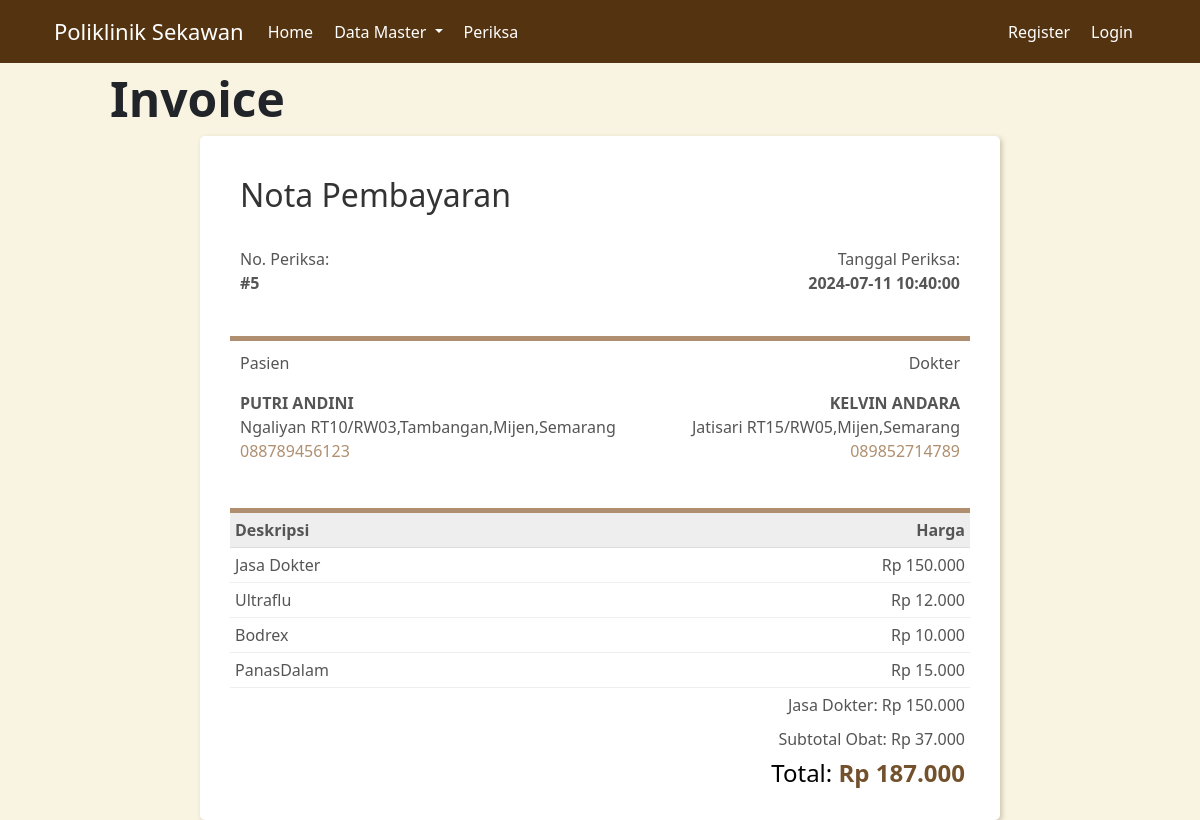
The page /index.php?page=invoice&id=5 on the database its author committed.
### tables this page shows
CREATE TABLE `periksa` (
  `id` int(11) NOT NULL,
  `id_pasien` int(11) UNSIGNED NOT NULL,
  `id_dokter` int(11) UNSIGNED NOT NULL,
  `tgl_periksa` datetime NOT NULL,
  `catatan` text NOT NULL
);

CREATE TABLE `pasien` (
  `id` int(11) UNSIGNED NOT NULL,
  `nama` varchar(255) NOT NULL,
  `alamat` varchar(255) NOT NULL,
  `no_hp` varchar(50) NOT NULL
);

CREATE TABLE `dokter` (
  `id` int(11) UNSIGNED NOT NULL,
  `nama` varchar(255) NOT NULL,
  `alamat` varchar(255) NOT NULL,
  `no_hp` varchar(50) NOT NULL
);

CREATE TABLE `obat` (
  `id` int(11) NOT NULL,
  `nama_obat` varbinary(50) NOT NULL,
  `kemasan` varchar(35) NOT NULL,
  `harga` int(11) NOT NULL
);

### invoice.php (the view, shortened to what this page needs)
<?php
include_once("koneksi.php");
$id_periksa = $_GET['id'];
$query_periksa = "
  SELECT pr.*, p.nama as nama_pasien, p.alamat as alamat_pasien, p.no_hp as hp_pasien,
         d.nama as nama_dokter, d.alamat as alamat_dokter, d.no_hp as hp_dokter
  FROM periksa pr
  LEFT JOIN pasien p ON pr.id_pasien = p.id
  LEFT JOIN dokter d ON pr.id_dokter = d.id
  WHERE pr.id = '$id_periksa'";
$result_periksa = mysqli_query($mysqli, $query_periksa);
$data_periksa = mysqli_fetch_array($result_periksa);
$query_obat = "
  SELECT o.nama_obat, o.harga
  FROM detail_periksa dp
  JOIN obat o ON dp.id_obat = o.id
  WHERE dp.id_periksa = '$id_periksa'";
$result_obat = mysqli_query($mysqli, $query_obat);
$obat_list = [];
$total_obat = 0;
while ($data_obat = mysqli_fetch_array($result_obat)) {
  $obat_list[] = $data_obat;
  $total_obat += $data_obat['harga'];
}
$jasa_dokter = 150000;
$total = $jasa_dokter + $total_obat;
?>
<!DOCTYPE html>
<html lang="en">
<head>
    <link rel="stylesheet" href="assets/css/bootstrap.css">
    <link href="https://cdn.jsdelivr.net/npm/bootstrap@5.0.2/dist/css/bootstrap.min.css"
    rel="stylesheet"
>
</head>
<body>
  <div class="invoice-box">
    <table cellpadding="0" cellspacing="0">
      <tr class="top">
        <td colspan="2">
          <table>
            <tr>
              <td class="title">
                <h2>Nota Pembayaran</h2>
              </td>
            </tr>
            <tr>
              <td>
                <p>
                  No. Periksa: <br>
                  <span>
                    #<?php echo $data_periksa['id']; ?>
                  </span>
                </p>
              </td>
              <td>
                <p>
                  Tanggal Periksa: <br>
                  <span>
                    <?php echo $data_periksa['tgl_periksa']; ?>
                  </span>
                </p>
              </td>
            </tr>
          </table>
        </td>
      </tr>
      <tr class="information">
        <td colspan="2">
          <table>
            <tr>
              <td>
                <p>Pasien</p>
                <span><?php echo $data_periksa['nama_pasien']; ?></span><br>
                <span><?php echo $data_periksa['alamat_pasien']; ?></span><br>
                <span><?php echo $data_periksa['hp_pasien']; ?></span>
              </td>
              <td>
                <p>Dokter</p>
                <span><?php echo $data_periksa['nama_dokter']; ?></span><br>
                <span><?php echo $data_periksa['alamat_dokter']; ?></span><br>
                <span><?php echo $data_periksa['hp_dokter']; ?></span>
              </td>
            </tr>
          </table>
        </td>
      </tr>
      <tr class="heading">
        <td>Deskripsi</td>
        <td>Harga</td>
      </tr>
      <tr class="item">
        <td>Jasa Dokter</td>
        <td>Rp <?php echo number_format($jasa_dokter, 0, ',', '.'); ?></td>
      </tr>
      <?php foreach ($obat_list as $obat) { ?>
      <tr class="item">
        <td><?php echo $obat['nama_obat']; ?></td>
        <td>Rp <?php echo number_format($obat['harga'], 0, ',', '.'); ?></td>
      </tr>
      <?php } ?>
      <tr class="total">
        <td></td>
        <td><span>Jasa Dokter:</span> Rp <?php echo number_format($jasa_dokter, 0, ',', '.'); ?></td>
      </tr>
      <tr class="total">
        <td></td>
        <td><span>Subtotal Obat:</span> Rp <?php echo number_format($total_obat, 0, ',', '.'); ?></td>
      </tr>
      <tr class="buy-total">
        <td></td>
        <td><span>Total:</span> Rp <?php echo number_format($total, 0, ',', '.'); ?></td>
      </tr>
    </table>
  </div>
</body>
</html>

### invoice.php (style rules this page uses)
body { background: #F8F4E1; }

### rows shown on the page
periksa: id "5", tgl_periksa "2024-07-11 10:40:00", id_pasien.nama "PUTRI ANDINI", id_pasien.alamat "Ngaliyan RT10/RW03,Tambangan,Mijen,Semarang", id_pasien.no_hp "088789456123", id_dokter.nama "KELVIN ANDARA", id_dokter.alamat "Jatisari RT15/RW05,Mijen,Semarang", id_dokter.no_hp "089852714789"
obat: nama_obat "Ultraflu", harga "12.000"
obat: nama_obat "Bodrex", harga "10.000"
obat: nama_obat "PanasDalam", harga "15.000"

### other values the page prints
$_GET['page'] "Invoice"
$jasa_dokter "150.000"
$total_obat "37.000"
$total "187.000"
